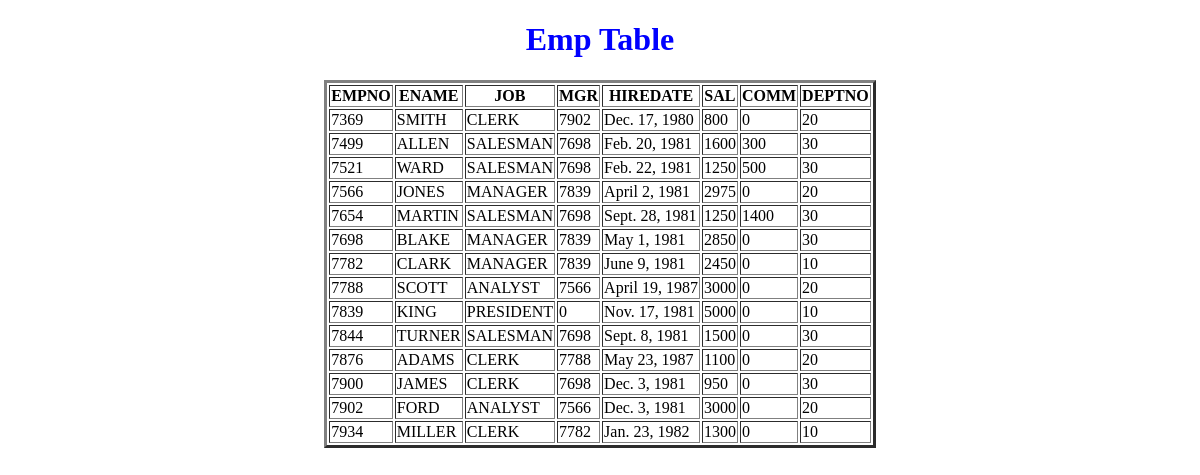
Screenshot of /display_emp/ with the database file from the repository.
### app/models.py (models this page shows, shortened)
class EMP(models.Model):
    EMPNO=models.IntegerField(primary_key=True)
    ENAME=models.CharField(max_length=100)
    JOB=models.CharField(max_length=100)
    MGR=models.IntegerField()
    HIREDATE=models.DateField()
    SAL=models.IntegerField()
    COMM=models.IntegerField()
    DEPTNO=models.ForeignKey(DEPT,on_delete=models.CASCADE)

class DEPT(models.Model):
    DEPTNO=models.IntegerField(primary_key=True)
    DNAME=models.CharField(max_length=100)
    LOC=models.CharField(max_length=100)

### app/views.py (the view)
# urls.py: path('display_emp/',display_emp,name='display_emp'),
def display_emp(request):
    LOE=EMP.objects.all()
    d={'emp':LOE}
    return render(request,'display_emp.html',d)

### templates/display_emp.html (shortened to what this page needs)
{% load static %}
<!DOCTYPE html>
<html lang="en">
<head>
    <link rel="stylesheet" href="{% static 'css/c2.css' %}">
</head>
<body>
    <center>
        <h1 style="color:blue">Emp Table</h1>
        <table border="3px">
            <tr class="Bhagya">
                <th>EMPNO</th>
                <th>ENAME</th>
                <th>JOB</th>
                <th>MGR</th>
                <th>HIREDATE</th>
                <th>SAL</th>
                <th>COMM</th>
                <th>DEPTNO</th>
            </tr>
        {% for eo in emp %}
            <tr>
                <td id="a">{{eo.EMPNO}}</td>
                <td id="b">{{eo.ENAME}}</td>
                <td id="c">{{eo.JOB}}</td>
                <td id="d">{{eo.MGR}}</td>
                <td id="e">{{eo.HIREDATE}}</td>
                <td id="f">{{eo.SAL}}</td>
                <td id="g">{{eo.COMM}}</td>
                <td id="h">{{eo.DEPTNO.DEPTNO}}</td>
            </tr>
        {% endfor %}
        </table>
    </center>
</body>
</html>

### rows the page displays
EMP: EMPNO "7369", ENAME "SMITH", JOB "CLERK", MGR "7902", HIREDATE "Dec. 17, 1980", SAL "800", COMM "0", DEPTNO.DEPTNO "20"
EMP: EMPNO "7499", ENAME "ALLEN", JOB "SALESMAN", MGR "7698", HIREDATE "Feb. 20, 1981", SAL "1600", COMM "300", DEPTNO.DEPTNO "30"
EMP: EMPNO "7521", ENAME "WARD", JOB "SALESMAN", MGR "7698", HIREDATE "Feb. 22, 1981", SAL "1250", COMM "500", DEPTNO.DEPTNO "30"
EMP: EMPNO "7566", ENAME "JONES", JOB "MANAGER", MGR "7839", HIREDATE "April 2, 1981", SAL "2975", COMM "0", DEPTNO.DEPTNO "20"
EMP: EMPNO "7654", ENAME "MARTIN", JOB "SALESMAN", MGR "7698", HIREDATE "Sept. 28, 1981", SAL "1250", COMM "1400", DEPTNO.DEPTNO "30"
EMP: EMPNO "7698", ENAME "BLAKE", JOB "MANAGER", MGR "7839", HIREDATE "May 1, 1981", SAL "2850", COMM "0", DEPTNO.DEPTNO "30"
EMP: EMPNO "7782", ENAME "CLARK", JOB "MANAGER", MGR "7839", HIREDATE "June 9, 1981", SAL "2450", COMM "0", DEPTNO.DEPTNO "10"
EMP: EMPNO "7788", ENAME "SCOTT", JOB "ANALYST", MGR "7566", HIREDATE "April 19, 1987", SAL "3000", COMM "0", DEPTNO.DEPTNO "20"
EMP: EMPNO "7839", ENAME "KING", JOB "PRESIDENT", MGR "0", HIREDATE "Nov. 17, 1981", SAL "5000", COMM "0", DEPTNO.DEPTNO "10"
EMP: EMPNO "7844", ENAME "TURNER", JOB "SALESMAN", MGR "7698", HIREDATE "Sept. 8, 1981", SAL "1500", COMM "0", DEPTNO.DEPTNO "30"
EMP: EMPNO "7876", ENAME "ADAMS", JOB "CLERK", MGR "7788", HIREDATE "May 23, 1987", SAL "1100", COMM "0", DEPTNO.DEPTNO "20"
EMP: EMPNO "7900", ENAME "JAMES", JOB "CLERK", MGR "7698", HIREDATE "Dec. 3, 1981", SAL "950", COMM "0", DEPTNO.DEPTNO "30"
EMP: EMPNO "7902", ENAME "FORD", JOB "ANALYST", MGR "7566", HIREDATE "Dec. 3, 1981", SAL "3000", COMM "0", DEPTNO.DEPTNO "20"
EMP: EMPNO "7934", ENAME "MILLER", JOB "CLERK", MGR "7782", HIREDATE "Jan. 23, 1982", SAL "1300", COMM "0", DEPTNO.DEPTNO "10"
